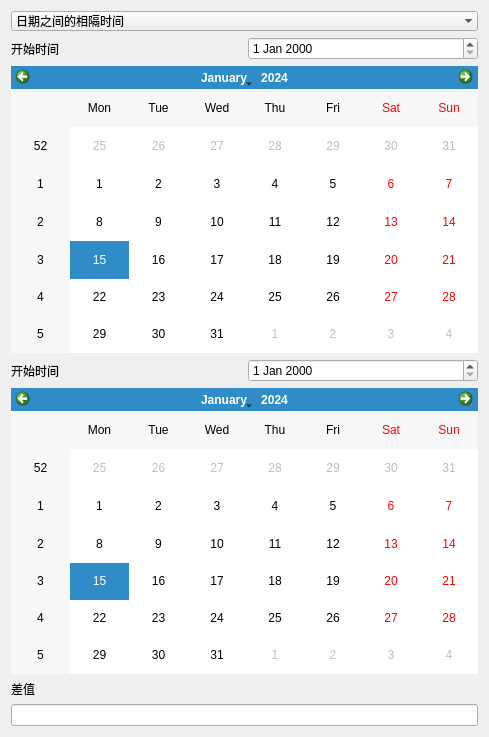
<?xml version="1.0" encoding="UTF-8"?>
<ui version="4.0">
 <class>DateCal</class>
 <widget class="QWidget" name="DateCal">
  <property name="geometry">
   <rect>
    <x>0</x>
    <y>0</y>
    <width>489</width>
    <height>737</height>
   </rect>
  </property>
  <property name="windowTitle">
   <string>Form</string>
  </property>
  <layout class="QGridLayout" name="gridLayout">
   <item row="1" column="1">
    <widget class="QDateEdit" name="dateEdit_start"/>
   </item>
   <item row="5" column="0" colspan="2">
    <widget class="QLabel" name="label_3">
     <property name="text">
      <string>差值</string>
     </property>
    </widget>
   </item>
   <item row="2" column="0" colspan="2">
    <widget class="QCalendarWidget" name="calendar_start"/>
   </item>
   <item row="3" column="0">
    <widget class="QLabel" name="label_2">
     <property name="text">
      <string>开始时间</string>
     </property>
    </widget>
   </item>
   <item row="0" column="0" colspan="2">
    <widget class="QComboBox" name="comboBox">
     <property name="editable">
      <bool>false</bool>
     </property>
     <property name="frame">
      <bool>false</bool>
     </property>
     <item>
      <property name="text">
       <string>日期之间的相隔时间</string>
      </property>
     </item>
    </widget>
   </item>
   <item row="6" column="0" colspan="2">
    <widget class="QLineEdit" name="lineEdit">
     <property name="readOnly">
      <bool>true</bool>
     </property>
    </widget>
   </item>
   <item row="1" column="0">
    <widget class="QLabel" name="label">
     <property name="text">
      <string>开始时间</string>
     </property>
    </widget>
   </item>
   <item row="3" column="1">
    <widget class="QDateEdit" name="dateEdit_end"/>
   </item>
   <item row="4" column="0" colspan="2">
    <widget class="QCalendarWidget" name="calendarWidget_2"/>
   </item>
  </layout>
 </widget>
 <resources/>
 <connections>
  <connection>
   <sender>calendarWidget_2</sender>
   <signal>clicked(QDate)</signal>
   <receiver>dateEdit_end</receiver>
   <slot>setDate(QDate)</slot>
   <hints>
    <hint type="sourcelabel">
     <x>362</x>
     <y>473</y>
    </hint>
    <hint type="destinationlabel">
     <x>465</x>
     <y>372</y>
    </hint>
   </hints>
  </connection>
  <connection>
   <sender>calendar_start</sender>
   <signal>clicked(QDate)</signal>
   <receiver>dateEdit_start</receiver>
   <slot>setDate(QDate)</slot>
   <hints>
    <hint type="sourcelabel">
     <x>342</x>
     <y>175</y>
    </hint>
    <hint type="destinationlabel">
     <x>436</x>
     <y>40</y>
    </hint>
   </hints>
  </connection>
 </connections>
</ui>
